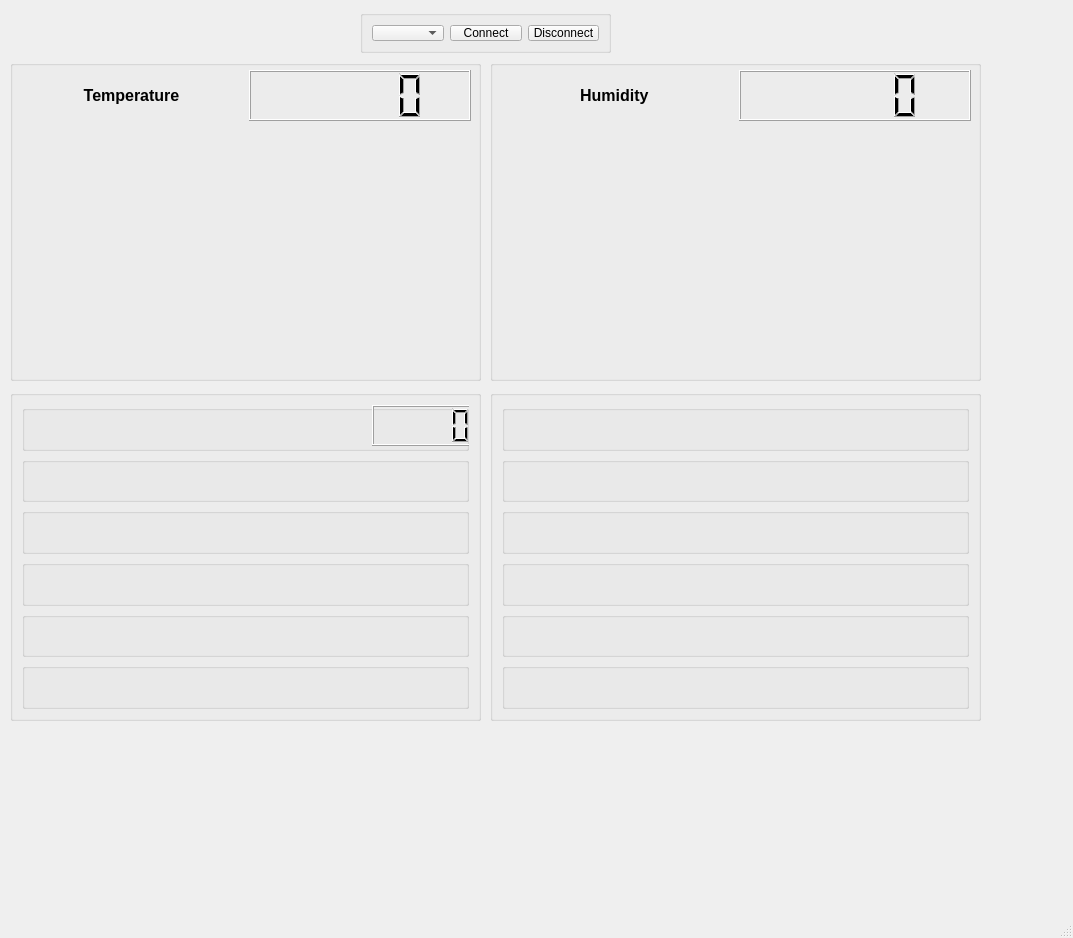
<?xml version="1.0" encoding="UTF-8"?>
<ui version="4.0">
 <class>MainWindow</class>
 <widget class="QMainWindow" name="MainWindow">
  <property name="geometry">
   <rect>
    <x>0</x>
    <y>0</y>
    <width>1073</width>
    <height>938</height>
   </rect>
  </property>
  <property name="windowTitle">
   <string>MainWindow</string>
  </property>
  <widget class="QWidget" name="centralwidget">
   <widget class="QGroupBox" name="groupBox">
    <property name="geometry">
     <rect>
      <x>360</x>
      <y>10</y>
      <width>251</width>
      <height>43</height>
     </rect>
    </property>
    <property name="title">
     <string/>
    </property>
    <layout class="QGridLayout" name="gridLayout">
     <item row="0" column="0">
      <widget class="QComboBox" name="portsComboBox">
       <property name="sizePolicy">
        <sizepolicy hsizetype="Fixed" vsizetype="Fixed">
         <horstretch>0</horstretch>
         <verstretch>0</verstretch>
        </sizepolicy>
       </property>
      </widget>
     </item>
     <item row="0" column="1">
      <widget class="QPushButton" name="connectButton">
       <property name="sizePolicy">
        <sizepolicy hsizetype="Fixed" vsizetype="Fixed">
         <horstretch>0</horstretch>
         <verstretch>0</verstretch>
        </sizepolicy>
       </property>
       <property name="text">
        <string>Connect</string>
       </property>
      </widget>
     </item>
     <item row="0" column="2">
      <widget class="QPushButton" name="disconnectButton">
       <property name="text">
        <string>Disconnect</string>
       </property>
      </widget>
     </item>
    </layout>
   </widget>
   <widget class="QGroupBox" name="groupBox_2">
    <property name="geometry">
     <rect>
      <x>490</x>
      <y>60</y>
      <width>491</width>
      <height>321</height>
     </rect>
    </property>
    <property name="title">
     <string/>
    </property>
    <widget class="QWidget" name="horizontalLayoutWidget_2">
     <property name="geometry">
      <rect>
       <x>8</x>
       <y>70</y>
       <width>471</width>
       <height>241</height>
      </rect>
     </property>
     <layout class="QHBoxLayout" name="plot2"/>
    </widget>
    <widget class="QWidget" name="layoutWidget">
     <property name="geometry">
      <rect>
       <x>10</x>
       <y>10</y>
       <width>471</width>
       <height>51</height>
      </rect>
     </property>
     <layout class="QHBoxLayout" name="horizontalLayout">
      <item>
       <widget class="QLabel" name="label_2">
        <property name="text">
         <string>&lt;html&gt;&lt;head/&gt;&lt;body&gt;&lt;p align=&quot;center&quot;&gt;&lt;span style=&quot; font-size:12pt; font-weight:600;&quot;&gt;Humidity &lt;/span&gt;&lt;/p&gt;&lt;/body&gt;&lt;/html&gt;</string>
        </property>
       </widget>
      </item>
      <item>
       <widget class="QLCDNumber" name="humidity"/>
      </item>
     </layout>
    </widget>
   </widget>
   <widget class="QGroupBox" name="groupBox_3">
    <property name="geometry">
     <rect>
      <x>10</x>
      <y>60</y>
      <width>471</width>
      <height>321</height>
     </rect>
    </property>
    <property name="title">
     <string/>
    </property>
    <widget class="QWidget" name="horizontalLayoutWidget">
     <property name="geometry">
      <rect>
       <x>10</x>
       <y>70</y>
       <width>449</width>
       <height>241</height>
      </rect>
     </property>
     <layout class="QHBoxLayout" name="plot1"/>
    </widget>
    <widget class="QWidget" name="layoutWidget">
     <property name="geometry">
      <rect>
       <x>10</x>
       <y>10</y>
       <width>451</width>
       <height>51</height>
      </rect>
     </property>
     <layout class="QHBoxLayout" name="horizontalLayout_4">
      <item>
       <widget class="QLabel" name="label">
        <property name="text">
         <string>&lt;html&gt;&lt;head/&gt;&lt;body&gt;&lt;p align=&quot;center&quot;&gt;&lt;span style=&quot; font-size:12pt; font-weight:600;&quot;&gt;Temperature&lt;/span&gt;&lt;/p&gt;&lt;/body&gt;&lt;/html&gt;</string>
        </property>
        <property name="buddy">
         <cstring>label</cstring>
        </property>
       </widget>
      </item>
      <item>
       <widget class="QLCDNumber" name="temperature"/>
      </item>
     </layout>
    </widget>
   </widget>
   <widget class="QWidget" name="layoutWidget">
    <property name="geometry">
     <rect>
      <x>0</x>
      <y>0</y>
      <width>2</width>
      <height>2</height>
     </rect>
    </property>
    <layout class="QHBoxLayout" name="horizontalLayout_2"/>
   </widget>
   <widget class="QWidget" name="layoutWidget">
    <property name="geometry">
     <rect>
      <x>0</x>
      <y>0</y>
      <width>2</width>
      <height>2</height>
     </rect>
    </property>
    <layout class="QVBoxLayout" name="verticalLayout"/>
   </widget>
   <widget class="QWidget" name="layoutWidget">
    <property name="geometry">
     <rect>
      <x>0</x>
      <y>0</y>
      <width>2</width>
      <height>2</height>
     </rect>
    </property>
    <layout class="QHBoxLayout" name="horizontalLayout_3"/>
   </widget>
   <widget class="QGroupBox" name="groupBox_4">
    <property name="geometry">
     <rect>
      <x>10</x>
      <y>390</y>
      <width>471</width>
      <height>331</height>
     </rect>
    </property>
    <property name="title">
     <string/>
    </property>
    <layout class="QGridLayout" name="gridLayout_2">
     <item row="0" column="0">
      <widget class="QGroupBox" name="groupBox_6">
       <property name="title">
        <string/>
       </property>
       <widget class="QLCDNumber" name="maxLcd">
        <property name="geometry">
         <rect>
          <x>350</x>
          <y>0</y>
          <width>101</width>
          <height>41</height>
         </rect>
        </property>
       </widget>
      </widget>
     </item>
     <item row="1" column="0">
      <widget class="QGroupBox" name="groupBox_7">
       <property name="title">
        <string/>
       </property>
      </widget>
     </item>
     <item row="2" column="0">
      <widget class="QGroupBox" name="groupBox_8">
       <property name="title">
        <string/>
       </property>
      </widget>
     </item>
     <item row="3" column="0">
      <widget class="QGroupBox" name="groupBox_9">
       <property name="title">
        <string/>
       </property>
      </widget>
     </item>
     <item row="4" column="0">
      <widget class="QGroupBox" name="groupBox_10">
       <property name="title">
        <string/>
       </property>
      </widget>
     </item>
     <item row="5" column="0">
      <widget class="QGroupBox" name="groupBox_11">
       <property name="title">
        <string/>
       </property>
      </widget>
     </item>
    </layout>
   </widget>
   <widget class="QGroupBox" name="groupBox_5">
    <property name="geometry">
     <rect>
      <x>490</x>
      <y>390</y>
      <width>491</width>
      <height>331</height>
     </rect>
    </property>
    <property name="title">
     <string/>
    </property>
    <layout class="QGridLayout" name="gridLayout_3">
     <item row="0" column="0">
      <widget class="QGroupBox" name="groupBox_12">
       <property name="title">
        <string/>
       </property>
      </widget>
     </item>
     <item row="1" column="0">
      <widget class="QGroupBox" name="groupBox_13">
       <property name="title">
        <string/>
       </property>
      </widget>
     </item>
     <item row="2" column="0">
      <widget class="QGroupBox" name="groupBox_14">
       <property name="title">
        <string/>
       </property>
      </widget>
     </item>
     <item row="3" column="0">
      <widget class="QGroupBox" name="groupBox_15">
       <property name="title">
        <string/>
       </property>
      </widget>
     </item>
     <item row="4" column="0">
      <widget class="QGroupBox" name="groupBox_16">
       <property name="title">
        <string/>
       </property>
      </widget>
     </item>
     <item row="5" column="0">
      <widget class="QGroupBox" name="groupBox_17">
       <property name="title">
        <string/>
       </property>
      </widget>
     </item>
    </layout>
   </widget>
   <zorder>groupBox</zorder>
   <zorder>groupBox_2</zorder>
   <zorder>groupBox_3</zorder>
   <zorder>layoutWidget</zorder>
   <zorder>layoutWidget</zorder>
   <zorder>layoutWidget</zorder>
   <zorder>groupBox_5</zorder>
   <zorder>groupBox_4</zorder>
  </widget>
  <widget class="QMenuBar" name="menubar">
   <property name="geometry">
    <rect>
     <x>0</x>
     <y>0</y>
     <width>1073</width>
     <height>21</height>
    </rect>
   </property>
  </widget>
  <widget class="QStatusBar" name="statusbar"/>
 </widget>
 <tabstops>
  <tabstop>connectButton</tabstop>
  <tabstop>portsComboBox</tabstop>
 </tabstops>
 <resources/>
 <connections/>
</ui>
